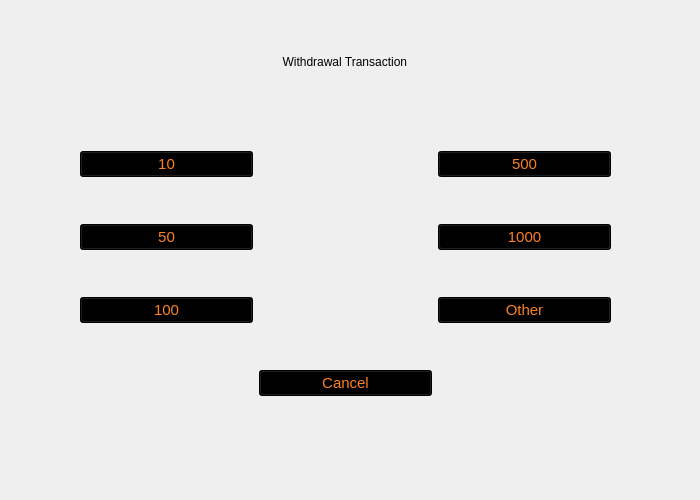
<?xml version="1.0" encoding="UTF-8"?>
<ui version="4.0">
 <class>WithdrawalPage</class>
 <widget class="QWidget" name="WithdrawalPage">
  <property name="geometry">
   <rect>
    <x>0</x>
    <y>0</y>
    <width>700</width>
    <height>500</height>
   </rect>
  </property>
  <property name="windowTitle">
   <string>Form</string>
  </property>
  <widget class="QStackedWidget" name="stackedWidget">
   <property name="geometry">
    <rect>
     <x>0</x>
     <y>0</y>
     <width>700</width>
     <height>500</height>
    </rect>
   </property>
   <widget class="QWidget" name="ChooseAmount">
    <widget class="QWidget" name="gridLayoutWidget">
     <property name="geometry">
      <rect>
       <x>80</x>
       <y>110</y>
       <width>531</width>
       <height>331</height>
      </rect>
     </property>
     <layout class="QGridLayout" name="gridLayout_2">
      <item row="0" column="0">
       <widget class="QPushButton" name="btn10">
        <property name="styleSheet">
         <string notr="true">QPushButton { 
font:Dosis;
color:#FB8122;
 font-size:15px;
 background-color:E8EAE3;
}</string>
        </property>
        <property name="text">
         <string>10</string>
        </property>
       </widget>
      </item>
      <item row="2" column="0">
       <widget class="QPushButton" name="btn100">
        <property name="styleSheet">
         <string notr="true">QPushButton { 
font:Dosis;
color:#FB8122;
 font-size:15px;
 background-color:E8EAE3;
}</string>
        </property>
        <property name="text">
         <string>100</string>
        </property>
       </widget>
      </item>
      <item row="1" column="2">
       <widget class="QPushButton" name="btn1000">
        <property name="styleSheet">
         <string notr="true">QPushButton { 
font:Dosis;
color:#FB8122;
 font-size:15px;
 background-color:E8EAE3;
}</string>
        </property>
        <property name="text">
         <string>1000</string>
        </property>
       </widget>
      </item>
      <item row="1" column="0">
       <widget class="QPushButton" name="btn50">
        <property name="styleSheet">
         <string notr="true">QPushButton { 
font:Dosis;
color:#FB8122;
 font-size:15px;
 background-color:E8EAE3;
}</string>
        </property>
        <property name="text">
         <string>50</string>
        </property>
       </widget>
      </item>
      <item row="2" column="2">
       <widget class="QPushButton" name="btnOther">
        <property name="styleSheet">
         <string notr="true">QPushButton { 
font:Dosis;
color:#FB8122;
 font-size:15px;
 background-color:E8EAE3;
}</string>
        </property>
        <property name="text">
         <string>Other</string>
        </property>
       </widget>
      </item>
      <item row="0" column="2">
       <widget class="QPushButton" name="btn500">
        <property name="styleSheet">
         <string notr="true">QPushButton { 
font:Dosis;
color:#FB8122;
 font-size:15px;
 background-color:E8EAE3;
}</string>
        </property>
        <property name="text">
         <string>500</string>
        </property>
       </widget>
      </item>
      <item row="3" column="1">
       <widget class="QPushButton" name="btnCancel">
        <property name="styleSheet">
         <string notr="true">QPushButton { 
font:Dosis;
color:#FB8122;
 font-size:15px;
 background-color:E8EAE3;
}</string>
        </property>
        <property name="text">
         <string>Cancel</string>
        </property>
       </widget>
      </item>
     </layout>
    </widget>
    <widget class="QLabel" name="lblWithdrTransaction">
     <property name="geometry">
      <rect>
       <x>81</x>
       <y>41</y>
       <width>531</width>
       <height>41</height>
      </rect>
     </property>
     <property name="text">
      <string>Withdrawal Transaction </string>
     </property>
     <property name="alignment">
      <set>Qt::AlignCenter</set>
     </property>
    </widget>
   </widget>
   <widget class="QWidget" name="TypeAmountPage"/>
  </widget>
 </widget>
 <resources/>
 <connections/>
</ui>
